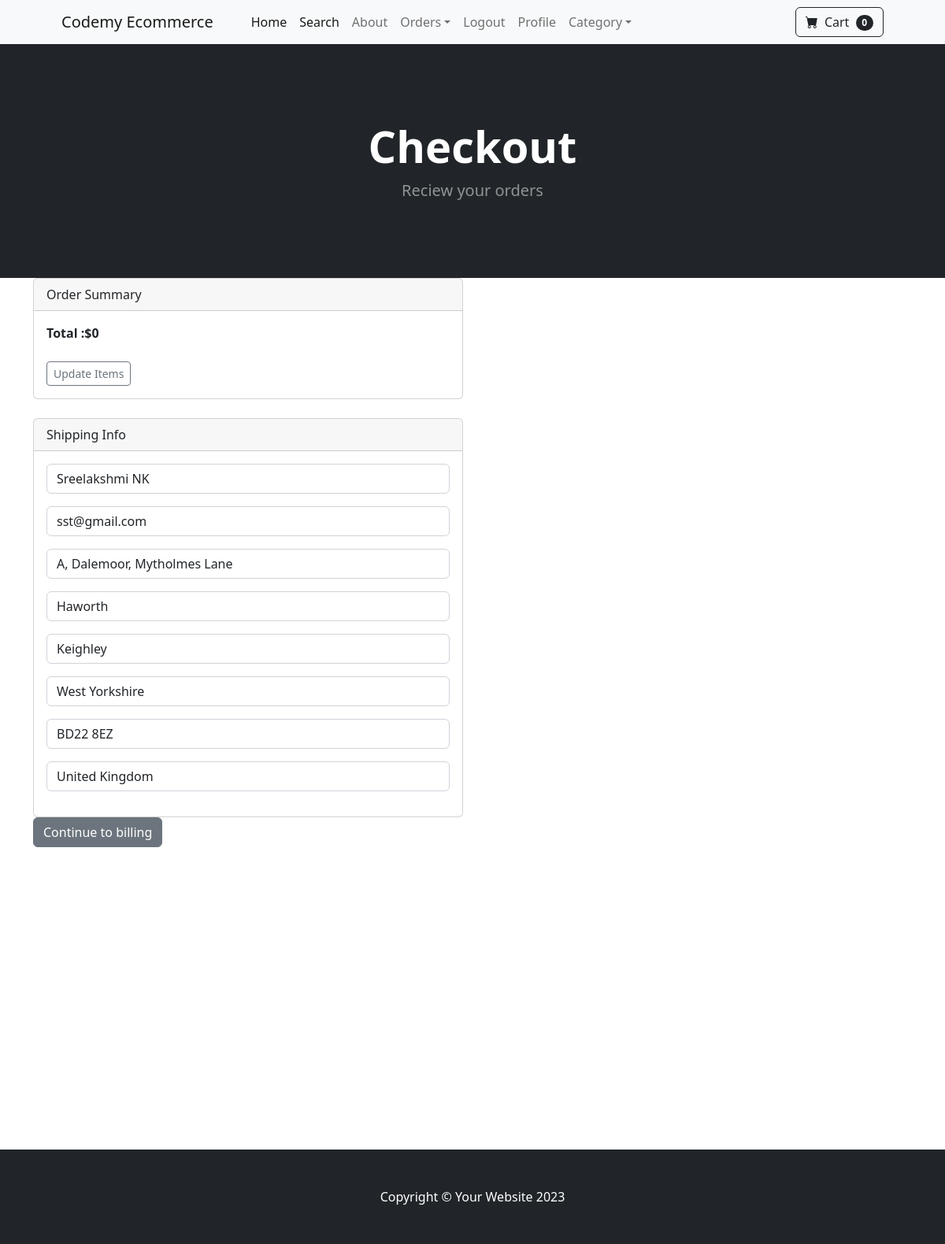
The app's page /payment/checkout (signed in) with its own data.
### payment/models.py (models this page shows, shortened)
class ShippingAddress(models.Model):
    user = models.ForeignKey(User,on_delete=models.CASCADE,null=True,blank=True)
    full_name = models.CharField(max_length=255)
    email = models.CharField(max_length=255)
    address1 = models.CharField(max_length=255)
    address2 = models.CharField(max_length=255,null=True,blank=True)
    city = models.CharField(max_length=255)
    state = models.CharField(max_length=255,null=True,blank=True)
    zipcode = models.CharField(max_length=255,null=True,blank=True)
    country = models.CharField(max_length=255)
    class Meta:
        verbose_name_plural = "Shipping Address"

### payment/views.py (the view)
# urls.py: path('checkout', views.checkout ,name='checkout'),
def checkout(request):
    cart =  Cart(request)
    cart_products = cart.get_prods
    quantities =  cart.get_quant
    totals = cart.cart_total()
    if request.user.is_authenticated:
        shipping_user=ShippingAddress.objects.get(user_id = request.user.id)
        shipping_form = ShippingForm(request.POST or None,instance=shipping_user)
        return render(request,'payment/checkout.html',{"cart_products":cart_products , "quantities":quantities,"totals":totals,"shipping_form":shipping_form})
    else:
        shipping_form = ShippingForm(request.POST or None)
        return render(request,'payment/checkout.html',{"cart_products":cart_products , "quantities":quantities,"totals":totals,"shipping_form":shipping_form})

### cart/cart.py (called while the page is built, shortened)
    def cart_total(self):
        product_ids =  self.cart.keys()
        products =  Product.objects.filter(id__in=product_ids)
        quantities = self.cart
        total=0
        return total

    def get_prods(self):
        product_ids =  self.cart.keys()
        products =  Product.objects.filter(id__in=product_ids)
        return products

### cart/context_processor.py (called while the page is built)
def cart(request):
    return {'csrt':Cart(request)}

### payment/templates/payment/checkout.html (shortened to what this page needs)
{% extends 'base.html' %}
{% block content %}
        <header class="bg-dark py-5">
            <div class="container px-4 px-lg-5 my-5">
                <div class="text-center text-white">
                    <h1 class="display-4 fw-bolder">Checkout</h1>
                    <p class="lead fw-normal text-white-50 mb-0">Reciew your orders</p>
                </div>
            </div>
        </header>
        <div class="container">
            <div class="row">
                <div class="col-md-6 offser-md-3">
                    <div class="card">
                        <div class="card-header">
                          Order Summary
                        </div>
                        <div class="card-body">
                           <strong> Total :${{totals}}</strong>
                           <br/><br/>
                           <a href="{% url 'cart_summary' %}" class="btn btn-sm btn-outline-secondary">Update Items</a>
                        </div>
                      </div>
                      <br/>
                      <div class="card">
                        <div class="card-header">
                          Shipping Info
                        </div>
                        <div class="card-body">
                            <form method="POST" action="{% url 'billing_info' %}">
                            {{shipping_form.as_p}}
                        </div>
                      </div>
                      <button class="btn btn-secondary">Continue to billing </button>
                </div>
            </div>
        </div>
<br/><br/><br/><br/><br/><br/><br/><br/><br/><br/><br/><br/><br/><br/><br/><br/>
{% endblock %}

### records on screen
ShippingAddress: full_name "Sreelakshmi NK", email "sst@gmail.com", address1 "A, Dalemoor, Mytholmes Lane", address2 "Haworth", city "Keighley", state "West Yorkshire", zipcode "BD22 8EZ", country "United Kingdom"

### other values on screen
{{ cart|length }} "0"
{{ totals }} "0"
